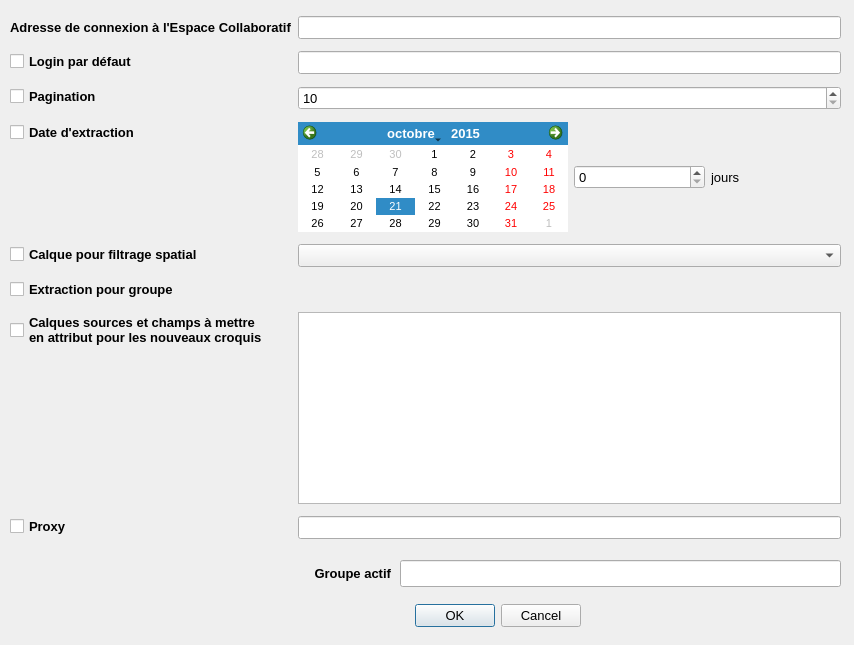
<?xml version="1.0" encoding="UTF-8"?>
<ui version="4.0">
 <class>Dialog</class>
 <widget class="QDialog" name="Dialog">
  <property name="geometry">
   <rect>
    <x>0</x>
    <y>0</y>
    <width>854</width>
    <height>645</height>
   </rect>
  </property>
  <property name="font">
   <font>
    <pointsize>10</pointsize>
   </font>
  </property>
  <property name="windowTitle">
   <string>Configuration du plugin Espace Collaboratif</string>
  </property>
  <property name="windowIcon">
   <iconset>
    <normaloff>:/plugins/RipartPlugin/images/ign.png</normaloff>:/plugins/RipartPlugin/images/ign.png</iconset>
  </property>
  <property name="modal">
   <bool>true</bool>
  </property>
  <widget class="QDialogButtonBox" name="buttonBox">
   <property name="geometry">
    <rect>
     <x>380</x>
     <y>600</y>
     <width>201</width>
     <height>32</height>
    </rect>
   </property>
   <property name="orientation">
    <enum>Qt::Horizontal</enum>
   </property>
   <property name="standardButtons">
    <set>QDialogButtonBox::Cancel|QDialogButtonBox::Ok</set>
   </property>
  </widget>
  <widget class="QWidget" name="formLayoutWidget">
   <property name="geometry">
    <rect>
     <x>10</x>
     <y>10</y>
     <width>831</width>
     <height>541</height>
    </rect>
   </property>
   <layout class="QFormLayout" name="formLayout_2">
    <property name="fieldGrowthPolicy">
     <enum>QFormLayout::AllNonFixedFieldsGrow</enum>
    </property>
    <item row="0" column="0">
     <widget class="QLabel" name="lblUrl">
      <property name="font">
       <font>
        <pointsize>10</pointsize>
        <weight>75</weight>
        <bold>true</bold>
       </font>
      </property>
      <property name="text">
       <string>Adresse de connexion à l'Espace Collaboratif</string>
      </property>
     </widget>
    </item>
    <item row="0" column="1">
     <widget class="QLineEdit" name="lineEditUrl">
      <property name="minimumSize">
       <size>
        <width>2</width>
        <height>0</height>
       </size>
      </property>
      <property name="font">
       <font>
        <pointsize>10</pointsize>
       </font>
      </property>
      <property name="frame">
       <bool>true</bool>
      </property>
     </widget>
    </item>
    <item row="1" column="0">
     <widget class="QCheckBox" name="checkBoxLogin">
      <property name="sizePolicy">
       <sizepolicy hsizetype="Maximum" vsizetype="Fixed">
        <horstretch>0</horstretch>
        <verstretch>0</verstretch>
       </sizepolicy>
      </property>
      <property name="minimumSize">
       <size>
        <width>0</width>
        <height>0</height>
       </size>
      </property>
      <property name="font">
       <font>
        <weight>75</weight>
        <bold>true</bold>
       </font>
      </property>
      <property name="layoutDirection">
       <enum>Qt::LeftToRight</enum>
      </property>
      <property name="autoFillBackground">
       <bool>false</bool>
      </property>
      <property name="text">
       <string>Login par défaut</string>
      </property>
     </widget>
    </item>
    <item row="1" column="1">
     <widget class="QLineEdit" name="lineEditLogin">
      <property name="font">
       <font>
        <pointsize>10</pointsize>
       </font>
      </property>
     </widget>
    </item>
    <item row="2" column="0">
     <widget class="QCheckBox" name="checkBoxPagination">
      <property name="font">
       <font>
        <weight>75</weight>
        <bold>true</bold>
       </font>
      </property>
      <property name="text">
       <string>Pagination</string>
      </property>
     </widget>
    </item>
    <item row="2" column="1">
     <widget class="QSpinBox" name="spinBoxPagination">
      <property name="minimum">
       <number>10</number>
      </property>
      <property name="maximum">
       <number>2147483647</number>
      </property>
     </widget>
    </item>
    <item row="4" column="0">
     <widget class="QCheckBox" name="checkBoxDate">
      <property name="sizePolicy">
       <sizepolicy hsizetype="Maximum" vsizetype="Fixed">
        <horstretch>0</horstretch>
        <verstretch>0</verstretch>
       </sizepolicy>
      </property>
      <property name="minimumSize">
       <size>
        <width>0</width>
        <height>0</height>
       </size>
      </property>
      <property name="font">
       <font>
        <weight>75</weight>
        <bold>true</bold>
       </font>
      </property>
      <property name="layoutDirection">
       <enum>Qt::LeftToRight</enum>
      </property>
      <property name="autoFillBackground">
       <bool>false</bool>
      </property>
      <property name="text">
       <string>Date d'extraction</string>
      </property>
     </widget>
    </item>
    <item row="4" column="1">
     <layout class="QHBoxLayout" name="horizontalLayout_2">
      <item>
       <widget class="QCalendarWidget" name="calendarWidget">
        <property name="sizePolicy">
         <sizepolicy hsizetype="Expanding" vsizetype="Expanding">
          <horstretch>0</horstretch>
          <verstretch>0</verstretch>
         </sizepolicy>
        </property>
        <property name="maximumSize">
         <size>
          <width>270</width>
          <height>110</height>
         </size>
        </property>
        <property name="sizeIncrement">
         <size>
          <width>0</width>
          <height>0</height>
         </size>
        </property>
        <property name="font">
         <font>
          <pointsize>8</pointsize>
         </font>
        </property>
        <property name="locale">
         <locale language="French" country="France"/>
        </property>
        <property name="selectedDate">
         <date>
          <year>2015</year>
          <month>10</month>
          <day>21</day>
         </date>
        </property>
        <property name="firstDayOfWeek">
         <enum>Qt::Monday</enum>
        </property>
        <property name="gridVisible">
         <bool>false</bool>
        </property>
        <property name="verticalHeaderFormat">
         <enum>QCalendarWidget::NoVerticalHeader</enum>
        </property>
       </widget>
      </item>
      <item>
       <widget class="QSpinBox" name="spinBox">
        <property name="maximum">
         <number>2147483647</number>
        </property>
       </widget>
      </item>
      <item>
       <widget class="QLabel" name="label_2">
        <property name="text">
         <string>jours</string>
        </property>
       </widget>
      </item>
     </layout>
    </item>
    <item row="6" column="0">
     <widget class="QCheckBox" name="checkBoxFiltre">
      <property name="sizePolicy">
       <sizepolicy hsizetype="Maximum" vsizetype="Fixed">
        <horstretch>0</horstretch>
        <verstretch>0</verstretch>
       </sizepolicy>
      </property>
      <property name="minimumSize">
       <size>
        <width>0</width>
        <height>0</height>
       </size>
      </property>
      <property name="font">
       <font>
        <weight>75</weight>
        <bold>true</bold>
       </font>
      </property>
      <property name="layoutDirection">
       <enum>Qt::LeftToRight</enum>
      </property>
      <property name="autoFillBackground">
       <bool>false</bool>
      </property>
      <property name="text">
       <string>Calque pour filtrage spatial</string>
      </property>
     </widget>
    </item>
    <item row="6" column="1">
     <widget class="QComboBox" name="comboBoxFiltre"/>
    </item>
    <item row="7" column="0">
     <widget class="QCheckBox" name="checkBoxGroup">
      <property name="sizePolicy">
       <sizepolicy hsizetype="Maximum" vsizetype="Fixed">
        <horstretch>0</horstretch>
        <verstretch>0</verstretch>
       </sizepolicy>
      </property>
      <property name="minimumSize">
       <size>
        <width>0</width>
        <height>0</height>
       </size>
      </property>
      <property name="font">
       <font>
        <weight>75</weight>
        <bold>true</bold>
       </font>
      </property>
      <property name="layoutDirection">
       <enum>Qt::LeftToRight</enum>
      </property>
      <property name="autoFillBackground">
       <bool>false</bool>
      </property>
      <property name="text">
       <string>Extraction pour groupe</string>
      </property>
     </widget>
    </item>
    <item row="7" column="1">
     <widget class="QLabel" name="lblGroup">
      <property name="text">
       <string/>
      </property>
     </widget>
    </item>
    <item row="8" column="0">
     <widget class="QCheckBox" name="checkBoxAttributs">
      <property name="sizePolicy">
       <sizepolicy hsizetype="Maximum" vsizetype="Fixed">
        <horstretch>0</horstretch>
        <verstretch>0</verstretch>
       </sizepolicy>
      </property>
      <property name="minimumSize">
       <size>
        <width>0</width>
        <height>0</height>
       </size>
      </property>
      <property name="font">
       <font>
        <weight>75</weight>
        <bold>true</bold>
       </font>
      </property>
      <property name="layoutDirection">
       <enum>Qt::LeftToRight</enum>
      </property>
      <property name="autoFillBackground">
       <bool>false</bool>
      </property>
      <property name="text">
       <string>Calques sources et champs à mettre 
en attribut pour les nouveaux croquis</string>
      </property>
     </widget>
    </item>
    <item row="8" column="1">
     <widget class="QTreeWidget" name="treeWidget">
      <property name="lineWidth">
       <number>100</number>
      </property>
      <property name="alternatingRowColors">
       <bool>true</bool>
      </property>
      <property name="selectionMode">
       <enum>QAbstractItemView::MultiSelection</enum>
      </property>
      <property name="columnCount">
       <number>1</number>
      </property>
      <attribute name="headerVisible">
       <bool>false</bool>
      </attribute>
      <column>
       <property name="text">
        <string notr="true">1</string>
       </property>
      </column>
     </widget>
    </item>
    <item row="9" column="1">
     <widget class="QLineEdit" name="lineEditProxy">
      <property name="minimumSize">
       <size>
        <width>2</width>
        <height>0</height>
       </size>
      </property>
      <property name="font">
       <font>
        <pointsize>10</pointsize>
       </font>
      </property>
      <property name="frame">
       <bool>true</bool>
      </property>
     </widget>
    </item>
    <item row="9" column="0">
     <widget class="QCheckBox" name="checkBoxProxy">
      <property name="sizePolicy">
       <sizepolicy hsizetype="Maximum" vsizetype="Fixed">
        <horstretch>0</horstretch>
        <verstretch>0</verstretch>
       </sizepolicy>
      </property>
      <property name="minimumSize">
       <size>
        <width>0</width>
        <height>0</height>
       </size>
      </property>
      <property name="font">
       <font>
        <weight>75</weight>
        <bold>true</bold>
       </font>
      </property>
      <property name="layoutDirection">
       <enum>Qt::LeftToRight</enum>
      </property>
      <property name="autoFillBackground">
       <bool>false</bool>
      </property>
      <property name="text">
       <string>Proxy</string>
      </property>
     </widget>
    </item>
   </layout>
  </widget>
  <widget class="QLabel" name="lblGroupeActif">
   <property name="geometry">
    <rect>
     <x>270</x>
     <y>560</y>
     <width>121</width>
     <height>27</height>
    </rect>
   </property>
   <property name="font">
    <font>
     <pointsize>10</pointsize>
     <weight>75</weight>
     <bold>true</bold>
    </font>
   </property>
   <property name="text">
    <string>Groupe actif</string>
   </property>
   <property name="alignment">
    <set>Qt::AlignRight|Qt::AlignTrailing|Qt::AlignVCenter</set>
   </property>
  </widget>
  <widget class="QLineEdit" name="lineEditGroupeActif">
   <property name="geometry">
    <rect>
     <x>400</x>
     <y>560</y>
     <width>441</width>
     <height>27</height>
    </rect>
   </property>
   <property name="minimumSize">
    <size>
     <width>2</width>
     <height>0</height>
    </size>
   </property>
   <property name="font">
    <font>
     <pointsize>10</pointsize>
    </font>
   </property>
   <property name="frame">
    <bool>true</bool>
   </property>
   <property name="readOnly">
    <bool>true</bool>
   </property>
  </widget>
 </widget>
 <tabstops>
  <tabstop>lineEditUrl</tabstop>
  <tabstop>checkBoxLogin</tabstop>
  <tabstop>lineEditLogin</tabstop>
  <tabstop>checkBoxPagination</tabstop>
  <tabstop>spinBoxPagination</tabstop>
  <tabstop>checkBoxDate</tabstop>
  <tabstop>calendarWidget</tabstop>
  <tabstop>spinBox</tabstop>
  <tabstop>checkBoxFiltre</tabstop>
  <tabstop>comboBoxFiltre</tabstop>
  <tabstop>checkBoxGroup</tabstop>
  <tabstop>checkBoxAttributs</tabstop>
  <tabstop>treeWidget</tabstop>
  <tabstop>checkBoxProxy</tabstop>
  <tabstop>lineEditProxy</tabstop>
  <tabstop>lineEditGroupeActif</tabstop>
 </tabstops>
 <resources/>
 <connections>
  <connection>
   <sender>buttonBox</sender>
   <signal>accepted()</signal>
   <receiver>Dialog</receiver>
   <slot>accept()</slot>
   <hints>
    <hint type="sourcelabel">
     <x>248</x>
     <y>254</y>
    </hint>
    <hint type="destinationlabel">
     <x>157</x>
     <y>274</y>
    </hint>
   </hints>
  </connection>
  <connection>
   <sender>buttonBox</sender>
   <signal>rejected()</signal>
   <receiver>Dialog</receiver>
   <slot>reject()</slot>
   <hints>
    <hint type="sourcelabel">
     <x>316</x>
     <y>260</y>
    </hint>
    <hint type="destinationlabel">
     <x>286</x>
     <y>274</y>
    </hint>
   </hints>
  </connection>
 </connections>
</ui>
